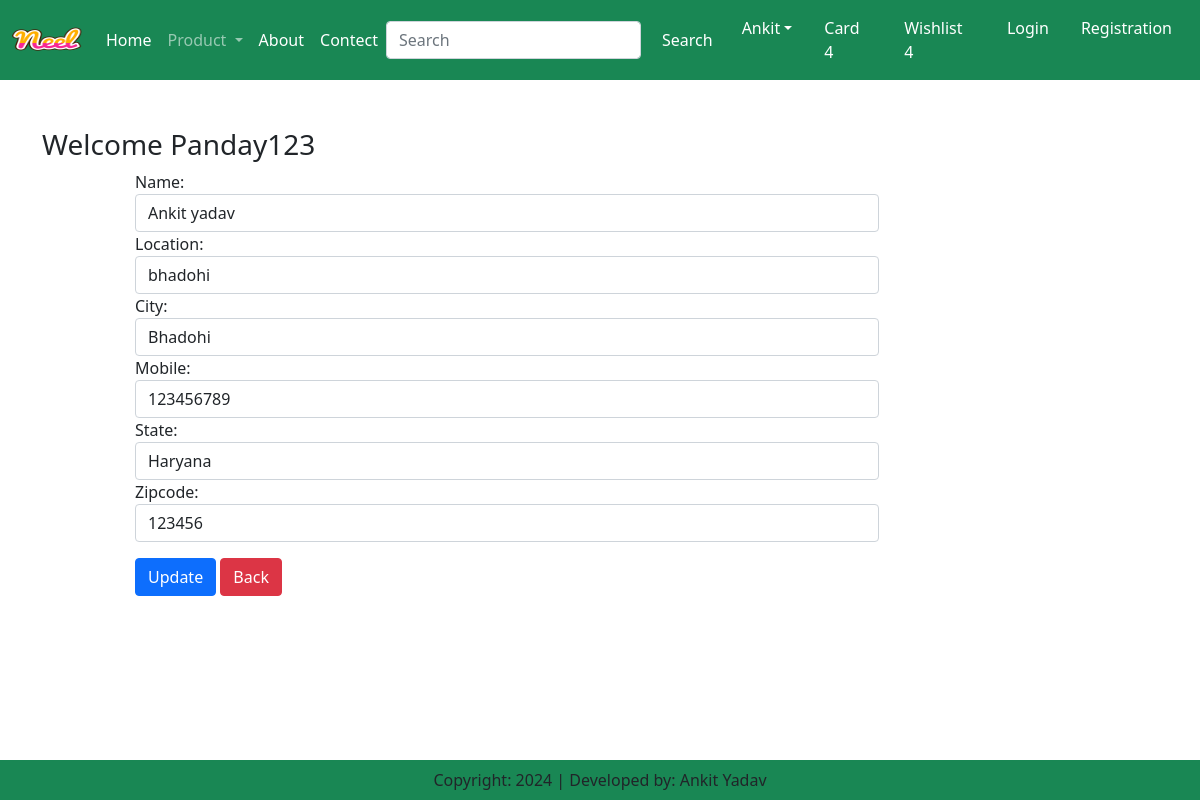
The page /update-address/12/ (signed in) on the database its author committed.
### app/models.py (models this page shows, shortened)
class Customer(models.Model):
    user = models.ForeignKey(User, on_delete=models.CASCADE)
    name = models.CharField(max_length=200)
    location = models.CharField(max_length=200)
    city = models.CharField(max_length=50)
    mobile = models.IntegerField(default=0)
    zipcode = models.IntegerField()
    state = models.CharField(choices=STATE_CHOICE, max_length=100)

### app/views.py (the view, shortened to what this page needs)
# urls.py: path('update-address/<int:pk>/', updateAddress.as_view(), name='updateAddress'),
class updateAddress(View):
    def get(self, request, pk):
        add = get_object_or_404(Customer, pk=pk, user=request.user)  # Ensure user can only update their own address
        form = CustomerProfileForm(instance=add)
        return render(request, 'app/updateAddress.html', {'form': form, 'add': add})

### app/forms.py
class CustomerProfileForm(forms.ModelForm):
    class Meta:
        model = Customer
        fields = ['name', 'location', 'city', 'mobile', 'state', 'zipcode']
        widgets = {
            'name': forms.TextInput(attrs={'class': 'form-control'}),
            'location': forms.TextInput(attrs={'class': 'form-control'}),
            'city': forms.TextInput(attrs={'class': 'form-control'}),
            'mobile': forms.NumberInput(attrs={'class': 'form-control'}),
            'state': forms.Select(attrs={'class': 'form-control'}),
            'zipcode': forms.NumberInput(attrs={'class': 'form-control'}),
        }

### app/templates/app/updateAddress.html (shortened to what this page needs)
{% extends 'app/base.html' %}
{% load static %}
{% block main-content %}
<div class="container my-5">
    <div class="row">
        <h3>Welcome <span class="text-capitalize">{{request.user}}</span></h3>
    </div>
    <div class="col-sm-8 offset-sm-1">
        <form action="" method="post">
            {% for fm in form %}
                {{fm.label_tag}} {{fm}} <small class="text-danger">{{fm.errors | striptags}}</small>
            {% endfor %}
            <div class="col-12 mt-3">
                <button type="submit" class="btn btn-primary">Update</button>
                <a href="{% url 'address' %}" type="button" class="btn btn-danger">Back</a>
            </div>
        </form>
    </div>
</div>
{% endblock main-content %}

### rows shown on the page
Customer: form "Ankit yadav" "bhadohi" "Bhadohi" "123456789" "Haryana" "123456"

### other values the page prints
{{ request.user }} "Panday123"
{{ fm.label_tag }} "Name:" "Location:" "City:" "Mobile:" "State:" "Zipcode:"
